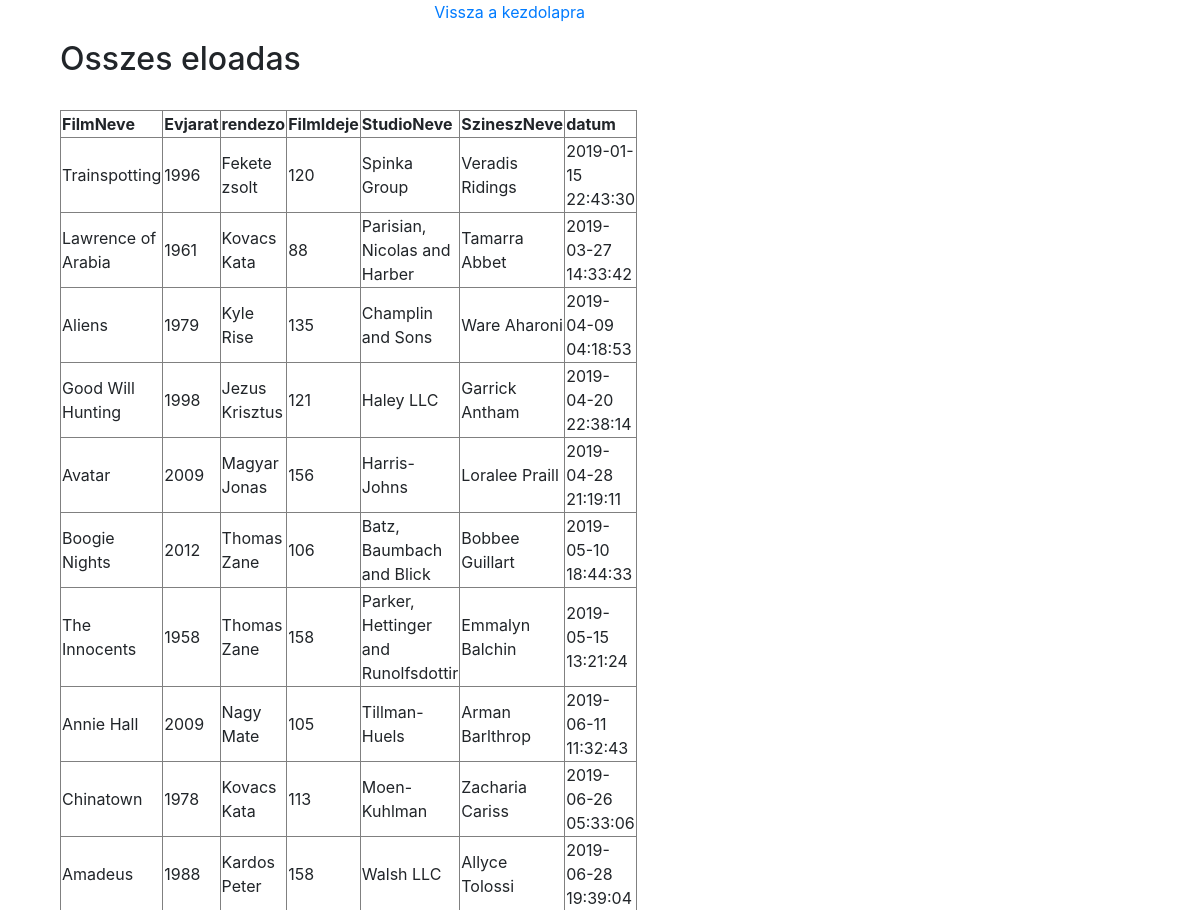
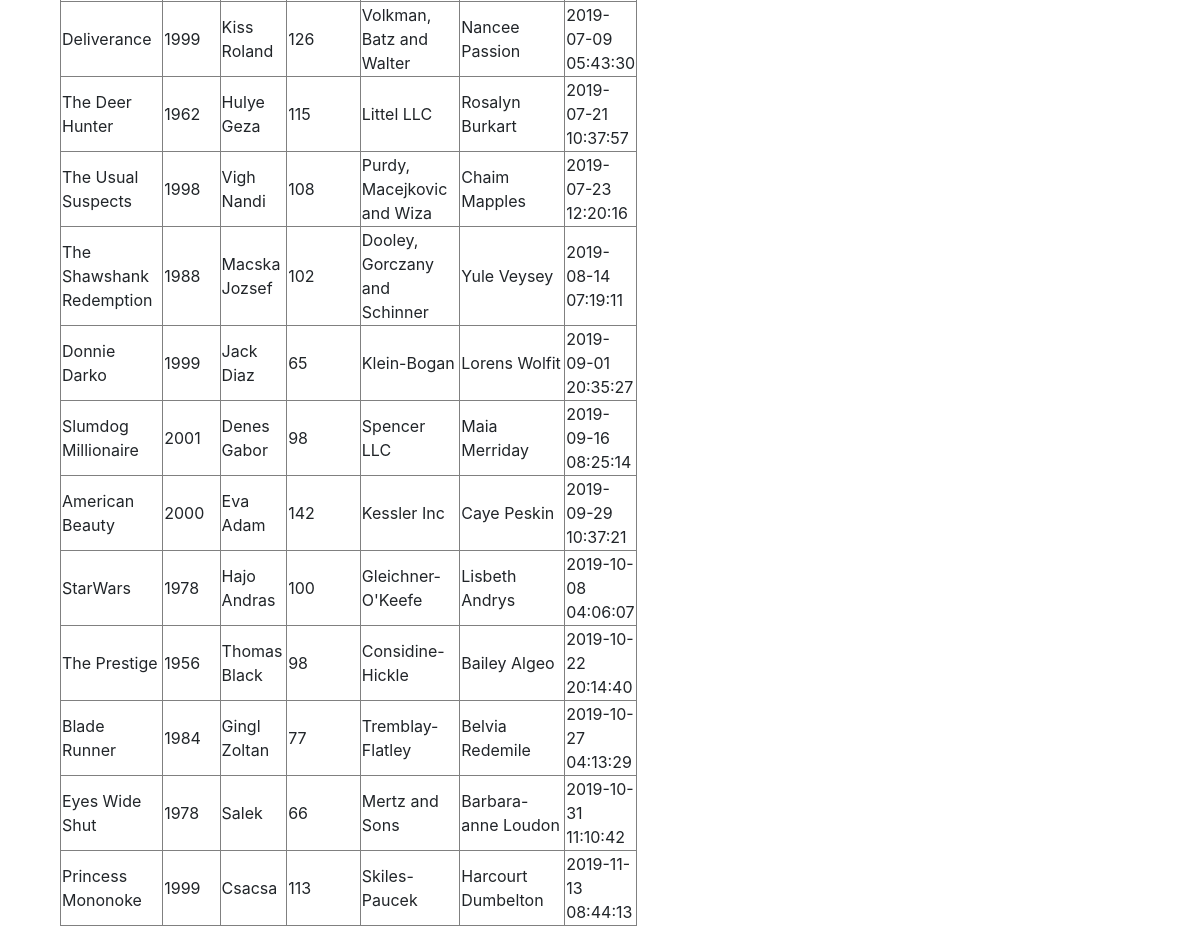
The app's page /pages/eloadasok.php with its own data (2 pictures, top to bottom).
### tables this page shows
CREATE TABLE `szereples` (
  `sze_id` int(12) NOT NULL,
  `film_id` int(12) DEFAULT NULL,
  `stud_id` int(12) DEFAULT NULL,
  `szin_id` int(12) DEFAULT NULL,
  `datum` datetime NOT NULL
);

CREATE TABLE `filmek` (
  `film_id` int(12) NOT NULL,
  `film_nev` varchar(50) DEFAULT NULL,
  `ev` int(20) DEFAULT NULL,
  `film_ido` int(25) DEFAULT NULL,
  `rang` int(20) DEFAULT NULL,
  `rendezo` varchar(50) DEFAULT NULL
);

CREATE TABLE `filmstudiok` (
  `stud_id` int(12) NOT NULL,
  `studio_nev` varchar(50) NOT NULL,
  `cim` varchar(50) NOT NULL,
  `email` varchar(50) NOT NULL
);

CREATE TABLE `szineszek` (
  `szin_id` int(12) NOT NULL,
  `szin_neve` varchar(50) DEFAULT NULL,
  `eletkor` int(50) DEFAULT NULL,
  `nem` varchar(50) DEFAULT NULL
);

### pages/eloadasok.php (the view, shortened to what this page needs)
<?php include "db.php"; ?>
<?php
$query = "SELECT filmek.film_nev AS filmNeve, filmek.ev ,filmek.rendezo ,filmek.film_ido ,filmstudiok.studio_nev AS studioNeve , szineszek.szin_neve AS szineszNeve, szereples.datum\n"
    . "FROM filmek,filmstudiok,szineszek,szereples\n"
    . "WHERE filmek.film_id = szereples.film_id AND szineszek.szin_id = szereples.szin_id AND filmstudiok.stud_id = szereples.stud_id ORDER BY szereples.datum";
$result =  mysqli_query($connection, $query);
?>
<!DOCTYPE html>
<html lang="en">
<head>
    <link rel="stylesheet" href="https://stackpath.bootstrapcdn.com/bootstrap/4.3.1/css/bootstrap.min.css">
</head>
<body>
<div class="container">
    <div class="col-sm-6">
        <div align="right">
        <p><a href="/salek/pages/kezdolap.php">Vissza a kezdolapra</a></p>
        </div>
        <h2>Osszes eloadas</h2>
        <br>
        <?php
        echo '<table border=1>';
        echo '<tr>';
        echo '<th>FilmNeve</th>';
        echo '<th>Evjarat</th>';
        echo '<th>rendezo</th>';
        echo '<th>FilmIdeje</th>';
        echo '<th>StudioNeve</th>';
        echo '<th>SzineszNeve</th>';
        echo '<th>datum</th>';
        echo '</tr>';
        while ( ($current_row = mysqli_fetch_assoc($result))!= null) {
            echo '<tr>';
            echo '<td>' . $current_row["filmNeve"] . '</td>';
            echo '<td>' . $current_row["ev"] . '</td>';
            echo '<td>' . $current_row["rendezo"] . '</td>';
            echo '<td>' . $current_row["film_ido"] . '</td>';
            echo '<td>' . $current_row["studioNeve"] . '</td>';
            echo '<td>' . $current_row["szineszNeve"] . '</td>';
            echo '<td>' . $current_row["datum"] . '</td>';
            echo '</tr>';
        }
        echo '</table>';
        ?>
    </div>
</div>
</body>
</html>

### records on screen
szereples: film.film_nev "Trainspotting", film.ev "1996", film.rendezo "Fekete zsolt", film.film_ido "120", stud.studio_nev "Spinka Group", szin.szin_neve "Veradis Ridings", datum "2019-01-15 22:43:30"
szereples: film.film_nev "Lawrence of Arabia", film.ev "1961", film.rendezo "Kovacs Kata", film.film_ido "88", stud.studio_nev "Parisian, Nicolas and Harber", szin.szin_neve "Tamarra Abbet", datum "2019-03-27 14:33:42"
szereples: film.film_nev "Aliens", film.ev "1979", film.rendezo "Kyle Rise", film.film_ido "135", stud.studio_nev "Champlin and Sons", szin.szin_neve "Ware Aharoni", datum "2019-04-09 04:18:53"
szereples: film.film_nev "Good Will Hunting", film.ev "1998", film.rendezo "Jezus Krisztus", film.film_ido "121", stud.studio_nev "Haley LLC", szin.szin_neve "Garrick Antham", datum "2019-04-20 22:38:14"
szereples: film.film_nev "Avatar", film.ev "2009", film.rendezo "Magyar Jonas", film.film_ido "156", stud.studio_nev "Harris-Johns", szin.szin_neve "Loralee Praill", datum "2019-04-28 21:19:11"
szereples: film.film_nev "Boogie Nights", film.ev "2012", film.rendezo "Thomas Zane", film.film_ido "106", stud.studio_nev "Batz, Baumbach and Blick", szin.szin_neve "Bobbee Guillart", datum "2019-05-10 18:44:33"
szereples: film.film_nev "The Innocents", film.ev "1958", film.rendezo "Thomas Zane", film.film_ido "158", stud.studio_nev "Parker, Hettinger and Runolfsdottir", szin.szin_neve "Emmalyn Balchin", datum "2019-05-15 13:21:24"
szereples: film.film_nev "Annie Hall", film.ev "2009", film.rendezo "Nagy Mate", film.film_ido "105", stud.studio_nev "Tillman-Huels", szin.szin_neve "Arman Barlthrop", datum "2019-06-11 11:32:43"
szereples: film.film_nev "Chinatown", film.ev "1978", film.rendezo "Kovacs Kata", film.film_ido "113", stud.studio_nev "Moen-Kuhlman", szin.szin_neve "Zacharia Cariss", datum "2019-06-26 05:33:06"
szereples: film.film_nev "Amadeus", film.ev "1988", film.rendezo "Kardos Peter", film.film_ido "158", stud.studio_nev "Walsh LLC", szin.szin_neve "Allyce Tolossi", datum "2019-06-28 19:39:04"
szereples: film.film_nev "Deliverance", film.ev "1999", film.rendezo "Kiss Roland", film.film_ido "126", stud.studio_nev "Volkman, Batz and Walter", szin.szin_neve "Nancee Passion", datum "2019-07-09 05:43:30"
szereples: film.film_nev "The Deer Hunter", film.ev "1962", film.rendezo "Hulye Geza", film.film_ido "115", stud.studio_nev "Littel LLC", szin.szin_neve "Rosalyn Burkart", datum "2019-07-21 10:37:57"
szereples: film.film_nev "The Usual Suspects", film.ev "1998", film.rendezo "Vigh Nandi", film.film_ido "108", stud.studio_nev "Purdy, Macejkovic and Wiza", szin.szin_neve "Chaim Mapples", datum "2019-07-23 12:20:16"
szereples: film.film_nev "The Shawshank Redemption", film.ev "1988", film.rendezo "Macska Jozsef", film.film_ido "102", stud.studio_nev "Dooley, Gorczany and Schinner", szin.szin_neve "Yule Veysey", datum "2019-08-14 07:19:11"
szereples: film.film_nev "Donnie Darko", film.ev "1999", film.rendezo "Jack Diaz", film.film_ido "65", stud.studio_nev "Klein-Bogan", szin.szin_neve "Lorens Wolfit", datum "2019-09-01 20:35:27"
szereples: film.film_nev "Slumdog Millionaire", film.ev "2001", film.rendezo "Denes Gabor", film.film_ido "98", stud.studio_nev "Spencer LLC", szin.szin_neve "Maia Merriday", datum "2019-09-16 08:25:14"
szereples: film.film_nev "American Beauty", film.ev "2000", film.rendezo "Eva Adam", film.film_ido "142", stud.studio_nev "Kessler Inc", szin.szin_neve "Caye Peskin", datum "2019-09-29 10:37:21"
szereples: film.film_nev "StarWars", film.ev "1978", film.rendezo "Hajo Andras", film.film_ido "100", stud.studio_nev "Gleichner-O'Keefe", szin.szin_neve "Lisbeth Andrys", datum "2019-10-08 04:06:07"
szereples: film.film_nev "The Prestige", film.ev "1956", film.rendezo "Thomas Black", film.film_ido "98", stud.studio_nev "Considine-Hickle", szin.szin_neve "Bailey Algeo", datum "2019-10-22 20:14:40"
szereples: film.film_nev "Blade Runner", film.ev "1984", film.rendezo "Gingl Zoltan", film.film_ido "77", stud.studio_nev "Tremblay-Flatley", szin.szin_neve "Belvia Redemile", datum "2019-10-27 04:13:29"
szereples: film.film_nev "Eyes Wide Shut", film.ev "1978", film.rendezo "Salek", film.film_ido "66", stud.studio_nev "Mertz and Sons", szin.szin_neve "Barbara-anne Loudon", datum "2019-10-31 11:10:42"
szereples: film.film_nev "Princess Mononoke", film.ev "1999", film.rendezo "Csacsa", film.film_ido "113", stud.studio_nev "Skiles-Paucek", szin.szin_neve "Harcourt Dumbelton", datum "2019-11-13 08:44:13"
